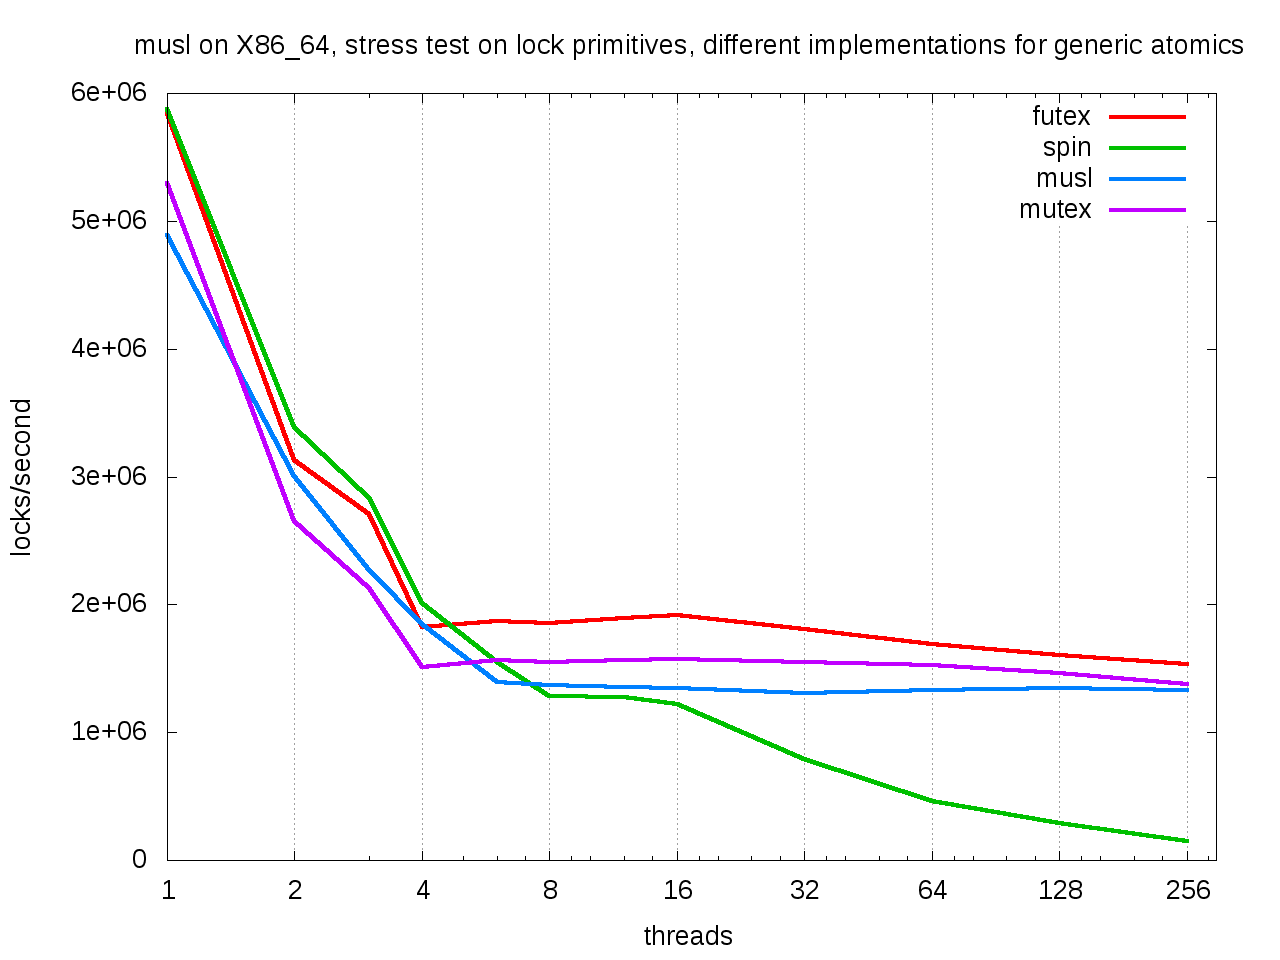

Write the gnuplot code that produced this figure.
#!/usr/bin/gnuplot
#
#    
#    	G N U P L O T
#    	Version 4.6 patchlevel 0    last modified 2012-03-04 
#    	Build System: Linux x86_64
#    
#    	Copyright (C) 1986-1993, 1998, 2004, 2007-2012
#    	Thomas Williams, Colin Kelley and many others
#    
#    	gnuplot home:     http://www.gnuplot.info
#    	faq, bugs, etc:   type "help FAQ"
#    	immediate help:   type "help"  (plot window: hit 'h')
set terminal postscript landscape noenhanced defaultplex \
   leveldefault color colortext \
   dashed dashlength 1.0 linewidth 1.0 butt noclip \
   nobackground \
   palfuncparam 2000,0.003 \
   "Helvetica" 14  fontscale 1.0 
unset clip points
set clip one
unset clip two
set bar 1.000000 front
set border 31 front linetype -1 linewidth 1.000
set timefmt z "%d/%m/%y,%H:%M"
set zdata 
set timefmt y "%d/%m/%y,%H:%M"
set ydata 
set timefmt x "%d/%m/%y,%H:%M"
set xdata 
set timefmt cb "%d/%m/%y,%H:%M"
set timefmt y2 "%d/%m/%y,%H:%M"
set y2data 
set timefmt x2 "%d/%m/%y,%H:%M"
set x2data 
set boxwidth
set style fill  empty border
set style rectangle back fc  lt -3 fillstyle   solid 1.00 border lt -1
set style circle radius graph 0.02, first 0, 0 
set style ellipse size graph 0.05, 0.03, first 0 angle 0 units xy
set dummy x,y
set format x "% g"
set format y "% g"
set format x2 "% g"
set format y2 "% g"
set format z "% g"
set format cb "% g"
set format r "% g"
set angles radians
#unset grid
set grid x
set raxis
set key title ""
set key inside top right vertical Right noreverse enhanced autotitles nobox
set key noinvert samplen 4 spacing 1 width 0 height 0 
set key maxcolumns 0 maxrows 0
set key noopaque
unset label
unset arrow
set style increment default
unset style line
unset style arrow
set style histogram clustered gap 2 title  offset character 0, 0, 0
unset logscale
set logscale x 10
#set logscale y 10
set offsets 0, 0, 0, 0
set pointsize 1
set pointintervalbox 1
set encoding default
unset polar
unset parametric
unset decimalsign
set view 60, 30, 1, 1
set samples 100, 100
set isosamples 10, 10
set surface
unset contour
set clabel '%8.3g'
set mapping cartesian
set datafile separator whitespace
unset hidden3d
set cntrparam order 4
set cntrparam linear
set cntrparam levels auto 5
set cntrparam points 5
set size ratio 0 1,1
set origin 0,0
set style data points
set style function lines
set xzeroaxis linetype -2 linewidth 1.000
set yzeroaxis linetype -2 linewidth 1.000
set zzeroaxis linetype -2 linewidth 1.000
set x2zeroaxis linetype -2 linewidth 1.000
set y2zeroaxis linetype -2 linewidth 1.000
set ticslevel 0.5
set mxtics default
set mytics default
set mztics default
set mx2tics default
set my2tics default
set mcbtics default
#set xtics border in scale 1,0.5 mirror norotate  offset character 0, 0, 0 autojustify
#set xtics autofreq  norangelimit
set xtics 2
set ytics border in scale 1,0.5 mirror norotate  offset character 0, 0, 0 autojustify
set ytics autofreq  norangelimit
set ztics border in scale 1,0.5 nomirror norotate  offset character 0, 0, 0 autojustify
set ztics autofreq  norangelimit
set nox2tics
set noy2tics
set cbtics border in scale 1,0.5 mirror norotate  offset character 0, 0, 0 autojustify
set cbtics autofreq  norangelimit
set rtics axis in scale 1,0.5 nomirror norotate  offset character 0, 0, 0 autojustify
set rtics autofreq  norangelimit
set title "musl on X86_64, stress test on lock primitives, different implementations for generic atomics" 
set title  offset character 0, 0, 0 font "" norotate
set timestamp bottom 
set timestamp "" 
set timestamp  offset character 0, 0, 0 font "" norotate
set rrange [ * : * ] noreverse nowriteback
set trange [ * : * ] noreverse nowriteback
set urange [ * : * ] noreverse nowriteback
set vrange [ * : * ] noreverse nowriteback
set xlabel "threads" 
set xlabel  offset character 0, 0, 0 font "" textcolor lt -1 norotate
set x2label "" 
set x2label  offset character 0, 0, 0 font "" textcolor lt -1 norotate
set xrange [ * : 300 ] noreverse nowriteback
set x2range [ * : * ] noreverse nowriteback
set ylabel "locks/second" 
set ylabel  offset character 0, 0, 0 font "" textcolor lt -1 rotate by -270
set y2label "" 
set y2label  offset character 0, 0, 0 font "" textcolor lt -1 rotate by -270
set yrange [ 0.6 : * ] noreverse nowriteback
set y2range [ * : * ] noreverse nowriteback
set zlabel "" 
set zlabel  offset character 0, 0, 0 font "" textcolor lt -1 norotate
set zrange [ * : * ] noreverse nowriteback
set cblabel "" 
set cblabel  offset character 0, 0, 0 font "" textcolor lt -1 rotate by -270
set cbrange [ * : * ] noreverse nowriteback
set zero 1e-08
set lmargin  -1
set bmargin  -1
set rmargin  -1
set tmargin  -1
set locale "de_DE.utf8"
set pm3d explicit at s
set pm3d scansautomatic
set pm3d interpolate 1,1 flush begin noftriangles nohidden3d corners2color mean
set palette positive nops_allcF maxcolors 0 gamma 1.5 color model RGB 
set palette rgbformulae 7, 5, 15
set colorbox default
set colorbox vertical origin screen 0.9, 0.2, 0 size screen 0.05, 0.6, 0 front bdefault
set style boxplot candles range  1.50 outliers pt 7 separation 1 labels auto unsorted
set loadpath 
set fontpath 
set psdir
set fit noerrorvariables
base = "x86_64-musl-mutex"
files = "x86_64-musl-lock x86_64-musl-futex x86_64-musl-spin x86_64-musl-mutex"
set for [i = 1:10] style line i lw 4
set style line 6 lc rgb "red"
set style increment userstyles
plot for [file in files] sprintf("< paste test-%s.dat test-%s.dat", file, base) using 1:($2) with lines title sprintf("%s", file[13:])
#    EOF
